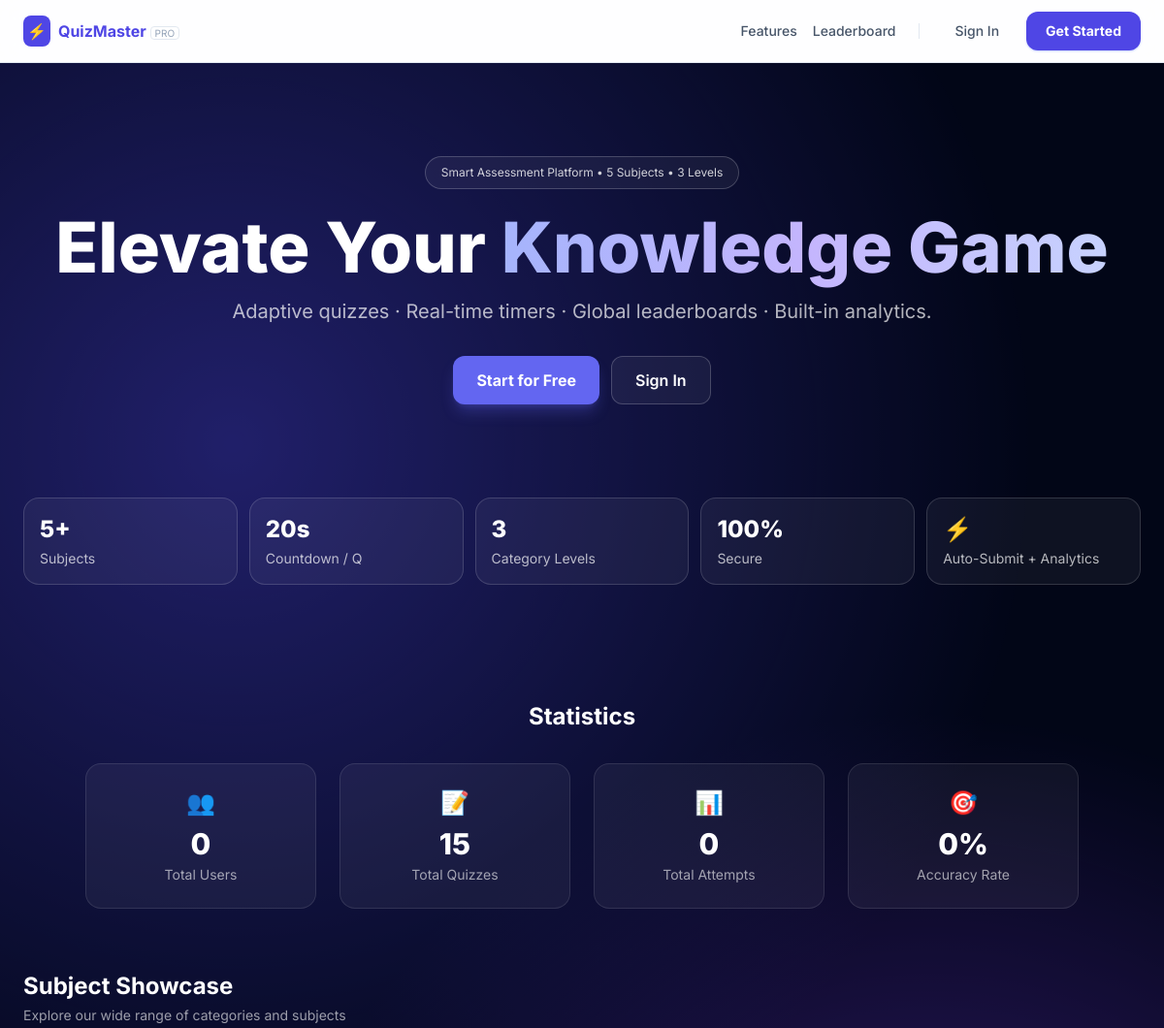
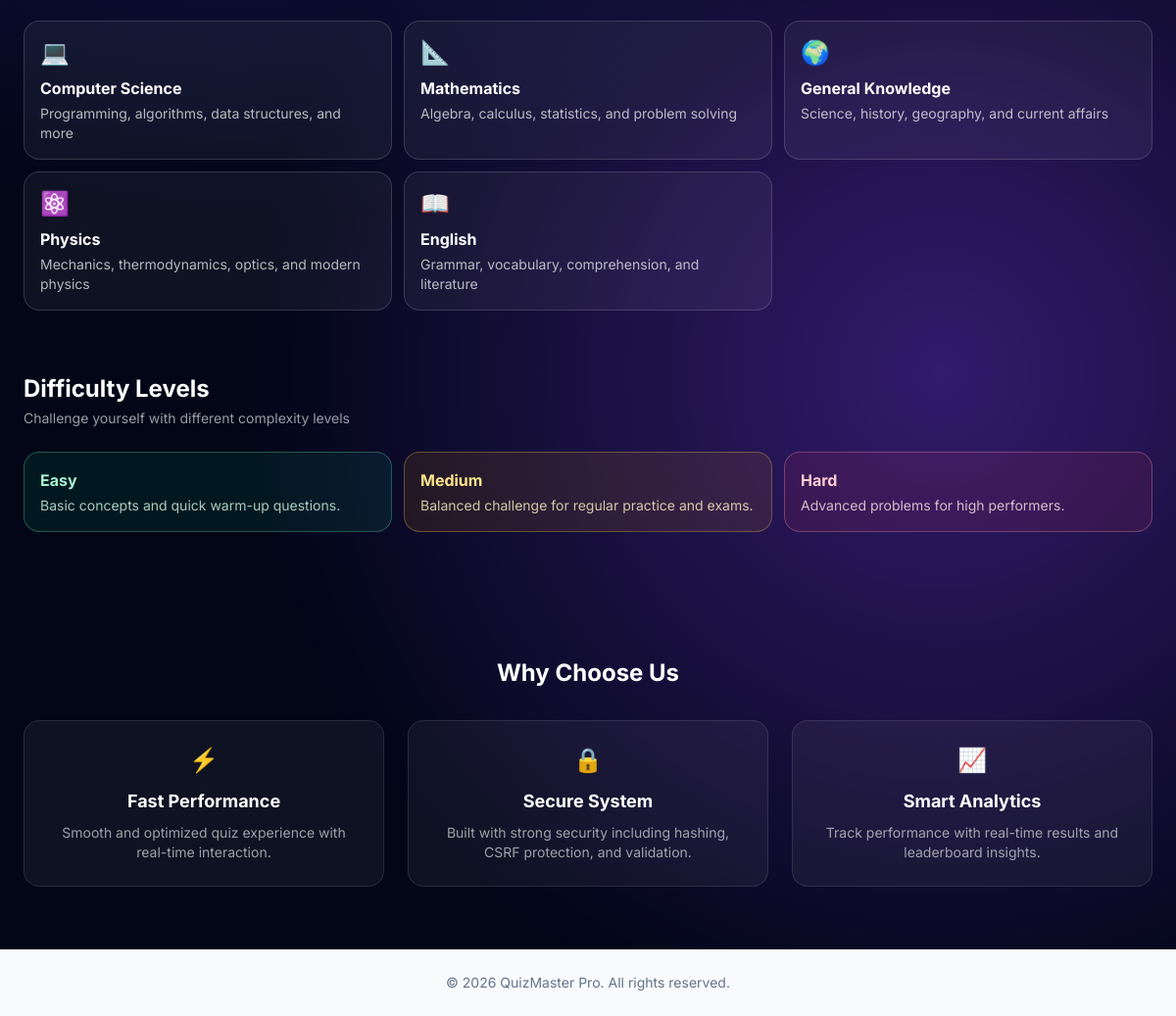
The page / on the database its author committed (2 pictures, top to bottom).
### tables this page shows
CREATE TABLE subjects (
    id INT AUTO_INCREMENT PRIMARY KEY,
    name VARCHAR(100) NOT NULL,
    icon VARCHAR(10) DEFAULT '📚',
    description TEXT,
    created_at TIMESTAMP DEFAULT CURRENT_TIMESTAMP
);

### Core/Controller.php (called while the page is built, shortened)
<?php
abstract class Controller
{
    protected function render(string $view, array $data = []): void
    {
        extract($data, EXTR_SKIP);
        $viewFile = APP_PATH . '/Views/' . $view . '.php';
        include $viewFile;
    }
}

### app/Controllers/HomeController.php (called while the page is built, shortened)
<?php
class HomeController extends Controller
{
    public function index(): void
    {
        $db = Database::getInstance();
        $stats = [
            'total_users' => (int) $db->fetchColumn("SELECT COUNT(*) FROM users WHERE role = 'student'"),
            'total_quizzes' => (int) $db->fetchColumn("SELECT COUNT(*) FROM quizzes"),
            'total_attempts' => (int) $db->fetchColumn("SELECT COUNT(*) FROM results"),
            'accuracy_rate' => (float) ($db->fetchColumn("SELECT COALESCE(ROUND(AVG(score / NULLIF(total_marks,0) * 100),1), 0) FROM results") ?? 0),
        ];
        $subjects = $db->fetchAll(
            "SELECT name, icon, description
             FROM subjects
             ORDER BY id ASC
             LIMIT 6"
        );
        $this->render('home/index', compact('stats', 'subjects'));
    }
}

### Core/Router.php (called while the page is built, shortened)
<?php
class Router
{
    private string $method = 'index';
    public function dispatch(): void
    {
        $url = $this->parseUrl();
        $this->params = $url ? array_values($url) : [];
        $controllerInstance = new $ctrlClass();
        call_user_func_array([$controllerInstance, $this->method], $this->params);
    }
    private function parseUrl(): array
    {
        $uri = $_SERVER['REQUEST_URI'] ?? '';
        $uri = strtok($uri, '?');
        $scriptDir = dirname($_SERVER['SCRIPT_NAME']);
        $scriptDir = str_replace('\\', '/', $scriptDir);
        if ($scriptDir !== '/' && strpos($uri, $scriptDir) === 0) {
            $uri = substr($uri, strlen($scriptDir));
        }
        $uri = trim($uri, '/');
        if ($uri === '') {
            return [];
        }
        return explode('/', filter_var($uri, FILTER_SANITIZE_URL));
    }
}

### index.php (called while the page is built, shortened)
<?php
spl_autoload_register(function (string $class): void {
    $prefixes = [
        'Core\\' => CORE_PATH . '/',
        'App\\Controllers\\' => APP_PATH . '/Controllers/',
        'App\\Models\\' => APP_PATH . '/Models/',
    ];
    foreach ($prefixes as $prefix => $dir) {
        if (str_starts_with($class, $prefix)) {
            $relative = substr($class, strlen($prefix));
            $file = $dir . str_replace('\\', '/', $relative) . '.php';
            if (file_exists($file)) {
                return;
            }
        }
    }
});
require_once APP_PATH . '/helpers.php';
$router = new Core\Router();
$router->dispatch();

### Core/Database.php (called while the page is built, shortened)
<?php
class Database
{
    private static ?Database $instance = null;
    private PDO $pdo;
    private string $host = 'localhost';
    private string $dbname = 'quizmaster';
    private string $user = 'root';
    private string $pass = '';
    private string $charset = 'utf8mb4';
    private function connect(): void
    {
        $dsn = "mysql:host={$this->host};dbname={$this->dbname};charset={$this->charset}";
        $options = [
            PDO::ATTR_ERRMODE            => PDO::ERRMODE_EXCEPTION,
            PDO::ATTR_DEFAULT_FETCH_MODE => PDO::FETCH_ASSOC,
            PDO::ATTR_EMULATE_PREPARES   => false,
            PDO::ATTR_PERSISTENT         => false,
            PDO::MYSQL_ATTR_INIT_COMMAND => "SET SESSION wait_timeout=28800, SESSION interactive_timeout=28800",
        ];
        try {
            $this->pdo = new PDO($dsn, $this->user, $this->pass, $options);
        } catch (PDOException $e) {
            error_log('[QuizMaster] DB connection error: ' . $e->getMessage());
            http_response_code(500);
            die('Database connection failed.');
        }
    }
    public static function getInstance(): Database
    {
        if (self::$instance === null) {
            self::$instance = new self();
        }
        return self::$instance;
    }
    public function query(string $sql, array $params = []): PDOStatement
    {
        try {
            $stmt = $this->pdo->prepare($sql);
            $stmt->execute($params);
            return $stmt;
        } catch (PDOException $e) {
            if ($e->errorInfo[1] === 2006 || $e->errorInfo[1] === 2013) {
                error_log('[QuizMaster] MySQL gone away — reconnecting…');
                $this->connect();
                $stmt = $this->pdo->prepare($sql);
                $stmt->execute($params);
                return $stmt;
            }
            throw $e;
        }
    }
    public function fetchAll(string $sql, array $params = []): array
    {
        return $this->query($sql, $params)->fetchAll();
    }
    public function fetchColumn(string $sql, array $params = [], int $col = 0): mixed
    {
        return $this->query($sql, $params)->fetchColumn($col);
    }
}

### app/helpers.php (called while the page is built, shortened)
<?php
function xss(mixed $value): string
{
    return htmlspecialchars((string) $value, ENT_QUOTES | ENT_HTML5, 'UTF-8');
}

### app/Views/home/index.php (the view, shortened to what this page needs)
<?php include APP_PATH . '/Views/partials/head.php'; ?>
<?php include APP_PATH . '/Views/partials/navbar.php'; ?>
<main class="relative overflow-hidden bg-slate-950 text-white flex-1 min-h-[calc(100vh-200px)]">
  <div class="absolute inset-0 opacity-40" style="background:radial-gradient(circle at 20% 20%,#4f46e5 0,transparent 45%),radial-gradient(circle at 80% 70%,#7c3aed 0,transparent 42%)"></div>
  <section class="relative max-w-7xl mx-auto px-4 sm:px-6 py-16 md:py-24 text-center">
    <div class="inline-flex items-center gap-2 rounded-full border border-white/20 bg-white/5 px-4 py-2 text-xs text-white/80 transition hover:border-indigo-300 hover:bg-white/10">
      Smart Assessment Platform • 5 Subjects • 3 Levels
    </div>
    <h1 class="mt-6 text-4xl md:text-7xl font-extrabold leading-tight">
      Elevate Your
      <span class="bg-gradient-to-r from-indigo-300 via-violet-300 to-indigo-200 bg-clip-text text-transparent">Knowledge Game</span>
    </h1>
    <p class="mt-4 text-base md:text-xl text-white/70 max-w-3xl mx-auto">
      Adaptive quizzes · Real-time timers · Global leaderboards · Built-in analytics.
    </p>
    <div class="mt-8 flex flex-wrap justify-center gap-3">
      <a href="<?= BASE_URL ?>/auth/signup" class="min-h-[44px] inline-flex items-center rounded-xl bg-indigo-500 px-6 py-3 font-bold shadow-lg shadow-indigo-500/30 transition hover:-translate-y-0.5 hover:bg-indigo-400">Start for Free</a>
      <a href="<?= BASE_URL ?>/auth/login" class="min-h-[44px] inline-flex items-center rounded-xl border border-white/20 bg-white/5 px-6 py-3 font-semibold transition hover:-translate-y-0.5 hover:border-indigo-300 hover:bg-white/10">Sign In</a>
    </div>
  </section>
  <section id="features" class="relative max-w-7xl mx-auto px-4 sm:px-6 pb-14">
    <div class="grid grid-cols-2 md:grid-cols-5 gap-3">
      <div class="rounded-2xl border border-white/15 bg-white/5 p-4 min-h-[88px] transition hover:-translate-y-0.5 hover:border-indigo-300 hover:bg-white/10">
        <p class="text-2xl font-extrabold">5+</p>
        <p class="text-sm text-white/70 mt-1">Subjects</p>
      </div>
      <div class="rounded-2xl border border-white/15 bg-white/5 p-4 min-h-[88px] transition hover:-translate-y-0.5 hover:border-indigo-300 hover:bg-white/10">
        <p class="text-2xl font-extrabold">20s</p>
        <p class="text-sm text-white/70 mt-1">Countdown / Q</p>
      </div>
      <div class="rounded-2xl border border-white/15 bg-white/5 p-4 min-h-[88px] transition hover:-translate-y-0.5 hover:border-indigo-300 hover:bg-white/10">
        <p class="text-2xl font-extrabold">3</p>
        <p class="text-sm text-white/70 mt-1">Category Levels</p>
      </div>
      <div class="rounded-2xl border border-white/15 bg-white/5 p-4 min-h-[88px] transition hover:-translate-y-0.5 hover:border-indigo-300 hover:bg-white/10">
        <p class="text-2xl font-extrabold">100%</p>
        <p class="text-sm text-white/70 mt-1">Secure</p>
      </div>
      <div class="rounded-2xl border border-white/15 bg-white/5 p-4 min-h-[88px] col-span-2 md:col-span-1 transition hover:-translate-y-0.5 hover:border-indigo-300 hover:bg-white/10">
        <p class="text-2xl font-extrabold">⚡</p>
        <p class="text-sm text-white/70 mt-1">Auto-Submit + Analytics</p>
      </div>
    </div>
  </section>
  <section class="relative max-w-7xl mx-auto px-4 sm:px-6 py-16">
    <h2 class="text-2xl font-bold mb-8 text-center">Statistics</h2>
    <div class="grid grid-cols-2 md:grid-cols-4 gap-6 max-w-5xl mx-auto">
      <div class="rounded-2xl border border-white/10 bg-white/5 p-6 text-center transition hover:-translate-y-0.5 hover:border-indigo-300">
        <div class="text-2xl mb-2">👥</div>
        <p class="text-3xl font-extrabold"><?= (int)($stats['total_users'] ?? 0) ?></p>
        <p class="text-sm text-white/60 mt-1">Total Users</p>
      </div>
      <div class="rounded-2xl border border-white/10 bg-white/5 p-6 text-center transition hover:-translate-y-0.5 hover:border-indigo-300">
        <div class="text-2xl mb-2">📝</div>
        <p class="text-3xl font-extrabold"><?= (int)($stats['total_quizzes'] ?? 0) ?></p>
        <p class="text-sm text-white/60 mt-1">Total Quizzes</p>
      </div>
      <div class="rounded-2xl border border-white/10 bg-white/5 p-6 text-center transition hover:-translate-y-0.5 hover:border-indigo-300">
        <div class="text-2xl mb-2">📊</div>
        <p class="text-3xl font-extrabold"><?= (int)($stats['total_attempts'] ?? 0) ?></p>
        <p class="text-sm text-white/60 mt-1">Total Attempts</p>
      </div>
      <div class="rounded-2xl border border-white/10 bg-white/5 p-6 text-center transition hover:-translate-y-0.5 hover:border-indigo-300">
        <div class="text-2xl mb-2">🎯</div>
        <p class="text-3xl font-extrabold"><?= xss((string)($stats['accuracy_rate'] ?? 0)) ?>%</p>
        <p class="text-sm text-white/60 mt-1">Accuracy Rate</p>
      </div>
    </div>
  </section>
  <section class="relative max-w-7xl mx-auto px-4 sm:px-6 pb-16">
    <div class="mb-6">
      <h2 class="text-xl md:text-2xl font-bold">Subject Showcase</h2>
      <p class="text-sm text-white/60 mt-1">Explore our wide range of categories and subjects</p>
    </div>
    <div class="grid grid-cols-1 sm:grid-cols-2 lg:grid-cols-3 gap-3">
      <?php foreach ($subjects as $subject): ?>
        <div class="rounded-2xl border border-white/15 bg-white/5 p-4 min-h-[120px] transition hover:-translate-y-0.5 hover:border-indigo-300 hover:bg-white/10">
          <div class="text-2xl"><?= xss((string)$subject['icon']) ?></div>
          <p class="mt-2 font-bold"><?= xss((string)$subject['name']) ?></p>
          <p class="mt-1 text-sm text-white/70"><?= xss((string)$subject['description']) ?></p>
        </div>
      <?php endforeach; ?>
    </div>
  </section>
  <section class="relative max-w-7xl mx-auto px-4 sm:px-6 pb-16">
    <div class="mb-6">
      <h2 class="text-xl md:text-2xl font-bold">Difficulty Levels</h2>
      <p class="text-sm text-white/60 mt-1">Challenge yourself with different complexity levels</p>
    </div>
    <div class="grid md:grid-cols-3 gap-3">
      <div class="rounded-2xl border border-emerald-300/30 bg-emerald-500/10 p-4 transition hover:-translate-y-0.5">
        <p class="font-bold text-emerald-200">Easy</p>
        <p class="text-sm text-emerald-100/80 mt-1">Basic concepts and quick warm-up questions.</p>
      </div>
      <div class="rounded-2xl border border-amber-300/30 bg-amber-500/10 p-4 transition hover:-translate-y-0.5">
        <p class="font-bold text-amber-200">Medium</p>
        <p class="text-sm text-amber-100/80 mt-1">Balanced challenge for regular practice and exams.</p>
      </div>
      <div class="rounded-2xl border border-rose-300/30 bg-rose-500/10 p-4 transition hover:-translate-y-0.5">
        <p class="font-bold text-rose-200">Hard</p>
        <p class="text-sm text-rose-100/80 mt-1">Advanced problems for high performers.</p>
      </div>
    </div>
  </section>
  <section class="relative max-w-7xl mx-auto px-4 sm:px-6 py-16" id="about">
    <h2 class="text-2xl font-bold mb-8 text-center">Why Choose Us</h2>
    <div class="grid md:grid-cols-3 gap-6">
      <div class="rounded-2xl border border-white/10 bg-white/5 p-6 text-center transition hover:-translate-y-0.5 hover:border-indigo-300 hover:bg-white/10">
        <div class="text-2xl mb-3">⚡</div>
        <p class="text-lg font-bold">Fast Performance</p>
        <p class="text-sm text-white/60 mt-2">Smooth and optimized quiz experience with real-time interaction.</p>
      </div>
      <div class="rounded-2xl border border-white/10 bg-white/5 p-6 text-center transition hover:-translate-y-0.5 hover:border-indigo-300 hover:bg-white/10">
        <div class="text-2xl mb-3">🔒</div>
        <p class="text-lg font-bold">Secure System</p>
        <p class="text-sm text-white/60 mt-2">Built with strong security including hashing, CSRF protection, and validation.</p>
      </div>
      <div class="rounded-2xl border border-white/10 bg-white/5 p-6 text-center transition hover:-translate-y-0.5 hover:border-indigo-300 hover:bg-white/10">
        <div class="text-2xl mb-3">📈</div>
        <p class="text-lg font-bold">Smart Analytics</p>
        <p class="text-sm text-white/60 mt-2">Track performance with real-time results and leaderboard insights.</p>
      </div>
    </div>
  </section>
</main>
<?php include APP_PATH . '/Views/partials/footer.php'; ?>

### app/Views/partials/head.php (shortened to what this page needs)
<!DOCTYPE html>
<html lang="en">
<head>
  <script src="https://cdn.tailwindcss.com"></script>
</head>
<body class="min-h-screen flex flex-col text-slate-900 bg-slate-50">

### app/Views/partials/navbar.php (shortened to what this page needs)
<nav class="sticky top-0 z-50 border-b border-slate-200 bg-white/80 backdrop-blur-md text-slate-900">
  <div class="max-w-7xl mx-auto px-4 sm:px-6">
    <div class="flex items-center justify-between h-16">
      <a href="<?= BASE_URL ?>" class="font-bold text-indigo-600 no-underline flex items-center gap-2">
        <span class="bg-indigo-600 text-white p-1 rounded-lg">⚡</span>
        <span>QuizMaster <span class="text-[10px] text-slate-400 font-normal border border-slate-200 px-1 rounded">PRO</span></span>
      </a>
      <div class="hidden md:flex items-center gap-4">
        <a href="<?= BASE_URL ?>#features" class="text-sm font-medium text-slate-600 hover:text-indigo-600 transition no-underline">Features</a>
        <a href="<?= BASE_URL ?>/leaderboard/index" class="text-sm font-medium text-slate-600 hover:text-indigo-600 transition no-underline">Leaderboard</a>
        <?php if (!empty($_SESSION['user_id'])): ?>
          <a href="<?= BASE_URL ?>/dashboard" class="flex items-center gap-2 px-3 py-2 rounded-xl border border-slate-200 text-sm font-medium no-underline hover:bg-slate-50 transition">
            <span><?= xss((string)($_SESSION['user_avatar'] ?? '🎓')) ?></span>
            <span><?= xss(explode(' ', (string)($_SESSION['user_name'] ?? 'User'))[0]) ?></span>
          </a>
          <a href="<?= BASE_URL ?>/profile/index" class="text-sm font-medium text-slate-600 hover:text-indigo-600 no-underline">Profile</a>
          <a href="<?= BASE_URL ?>/auth/logout" class="px-4 py-2 rounded-xl bg-rose-50 text-rose-600 text-sm font-bold no-underline hover:bg-rose-100 transition">Logout</a>
        <?php else: ?>
          <a href="<?= BASE_URL ?>/auth/login" class="text-sm font-medium text-slate-600 hover:text-indigo-600 no-underline px-3">Sign In</a>
          <a href="<?= BASE_URL ?>/auth/signup" class="px-5 py-2.5 rounded-xl bg-indigo-600 text-white text-sm font-bold no-underline hover:bg-indigo-700 shadow-sm shadow-indigo-200 transition">Get Started</a>
        <?php endif; ?>
      </div>
    </div>
  </div>
</nav>

### app/Views/partials/footer.php (shortened to what this page needs)
  <footer class="py-6 text-center text-slate-500 text-sm">
    &copy; <?= date('Y') ?> QuizMaster Pro. All rights reserved.
  </footer>
</body>
</html>

### app/Views/partials/head.php (style rules this page uses)
body { font-family: 'Inter', sans-serif; }

### rows shown on the page
subjects: icon "💻", name "Computer Science", description "Programming, algorithms, data structures, and more"
subjects: icon "📐", name "Mathematics", description "Algebra, calculus, statistics, and problem solving"
subjects: icon "🌍", name "General Knowledge", description "Science, history, geography, and current affairs"
subjects: icon "⚛️", name "Physics", description "Mechanics, thermodynamics, optics, and modern physics"
subjects: icon "📖", name "English", description "Grammar, vocabulary, comprehension, and literature"

### other values the page prints
$stats['total_users'] "0"
$stats['total_quizzes'] "15"
$stats['total_attempts'] "0"
xss((string)($stats['accuracy_rate'] ?? 0)) "0"
